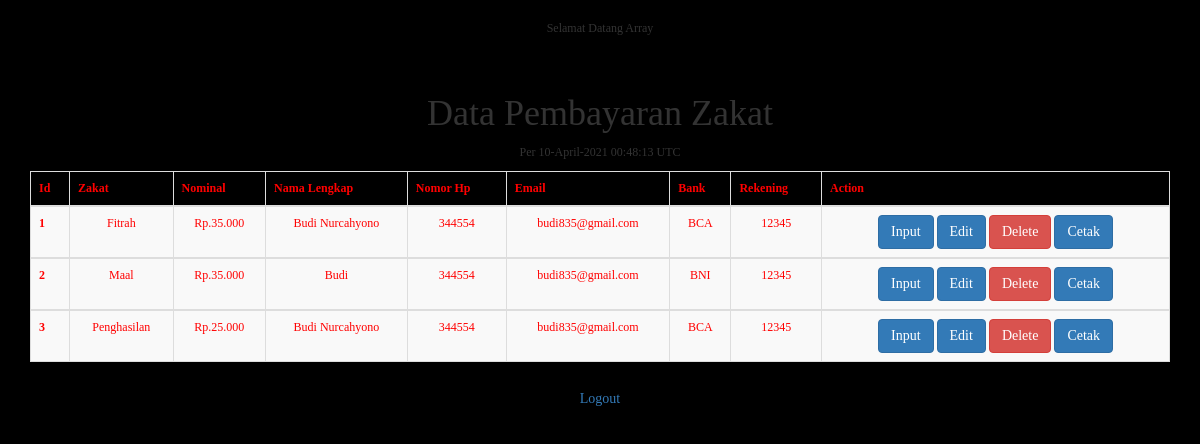
The app's page / (signed in) with its own data.
### tables this page shows
CREATE TABLE `tbl_zakat` (
  `id` int(11) NOT NULL,
  `zakat` varchar(200) NOT NULL,
  `nominal` varchar(200) NOT NULL,
  `nama` varchar(200) NOT NULL,
  `hp` varchar(200) NOT NULL,
  `email` varchar(200) NOT NULL,
  `bank` varchar(200) NOT NULL,
  `rek` varchar(200) NOT NULL
);

### index.php (the view, shortened to what this page needs)
<?php include 'koneksi.php'; ?>
<?php include 'proses1.php'; ?>
<!DOCTYPE html>
<html>
<head>
  	<link rel="stylesheet" type="text/css">
</head>
<body style="text-align: center;">
	<div class="container" style="margin-top: 20px;">
	<h1>Data Pembayaran Zakat</h1>
	<p> Per <?php
        echo date('d-F-Y')." ";
        echo date('H:i:s e');?></p>
	<table class="table table-striped table-hover table-sm table-bordered">
		<thead class="thead-dark">
			<tr>
				<th scope="col">Id</th>
				<th scope="col">Zakat</th>
				<th scope="col">Nominal</th>
				<th scope="col">Nama Lengkap</th>
				<th scope="col">Nomor Hp</th>
				<th scope="col">Email</th>
				<th scope="col">Bank</th>
				<th scope="col">Rekening</th>
				<th scope="col">Action</th>
			</tr>
		</thead>
		<?php
		$query = mysqli_query($koneksi, "SELECT * from tbl_zakat  ORDER BY id desc");
		$no = 0;
		while ($data = mysqli_fetch_array($query)) {
			$no++
		 ?>
		 <tbody>
		 	<tr>
		 		<th scope="row"><?= $no; ?></th>
		 		<td><?= $data['zakat'];?></td>
		 		<td><?= $data['nominal'];?></td>
		 		<td><?= $data['nama'];?></td>
		 		<td><?= $data['hp'];?></td>
				 <td><?= $data['email'];?></td>
				 <td><?= $data['bank'];?></td>
				 <td><?= $data['rek'];?></td>
		 		<td>
		 			<a href="input.php?id=<?= $data['id']?>" class="btn btn-primary">Input</a>
		 			<a href="edit.php?id=<?= $data['id']?>" class="btn btn-primary">Edit</a>
		 			<a href="delete.php?id=<?= $data['id']?>" class="btn btn-danger" >Delete</a>
		 			<a href="export.php?id=<?= $data['id']?>" class="btn btn-primary" >Cetak</a>
		 		</td>
		 	</tr>
		 </tbody>
		<?php } ?>
	</table>
	<a href="logout.php" class="btn">Logout</a>
</div>
</body>
</html>

### proses1.php (shortened to what this page needs)
<!DOCTYPE HTML>
<html>
    <head>
  <link rel="stylesheet" href="https://maxcdn.bootstrapcdn.com/bootstrap/3.4.1/css/bootstrap.min.css">
</head>
<body style="text-align: center;">
    <div class="container" style="margin-top: 20px;">
        <body>
<?php
if (isset($_SESSION['login'])) {
echo "<center>Selamat Datang ". $_SESSION['login'] ."</center><br>";
} else {
die ("<center><br><br>Anda belum login! Silahkan Login Terlebih Dahulu Untuk Masuk
<br>Silahkan login dahulu <a href='login.php'>klik link di sini</a></center>");
}
 ?>
 </body>
</html>

### proses1.php (style rules this page uses)
body { background-image: url(15.png); background-size: cover; }
table { color: red; }

### index.php (style rules this page uses)
body { font-family:tahoma; font-size:12px; background-image: url(15.png); background-size: cover; background-color: black; }

### records on screen
tbl_zakat: zakat "Fitrah", nominal "Rp.35.000", nama "Budi Nurcahyono", hp "344554", email "budi835@gmail.com", bank "BCA", rek "12345"
tbl_zakat: zakat "Maal", nominal "Rp.35.000", nama "Budi", hp "344554", email "budi835@gmail.com", bank "BNI", rek "12345"
tbl_zakat: zakat "Penghasilan", nominal "Rp.25.000", nama "Budi Nurcahyono", hp "344554", email "budi835@gmail.com", bank "BCA", rek "12345"

### other values on screen
$_SESSION['login'] "Array"
